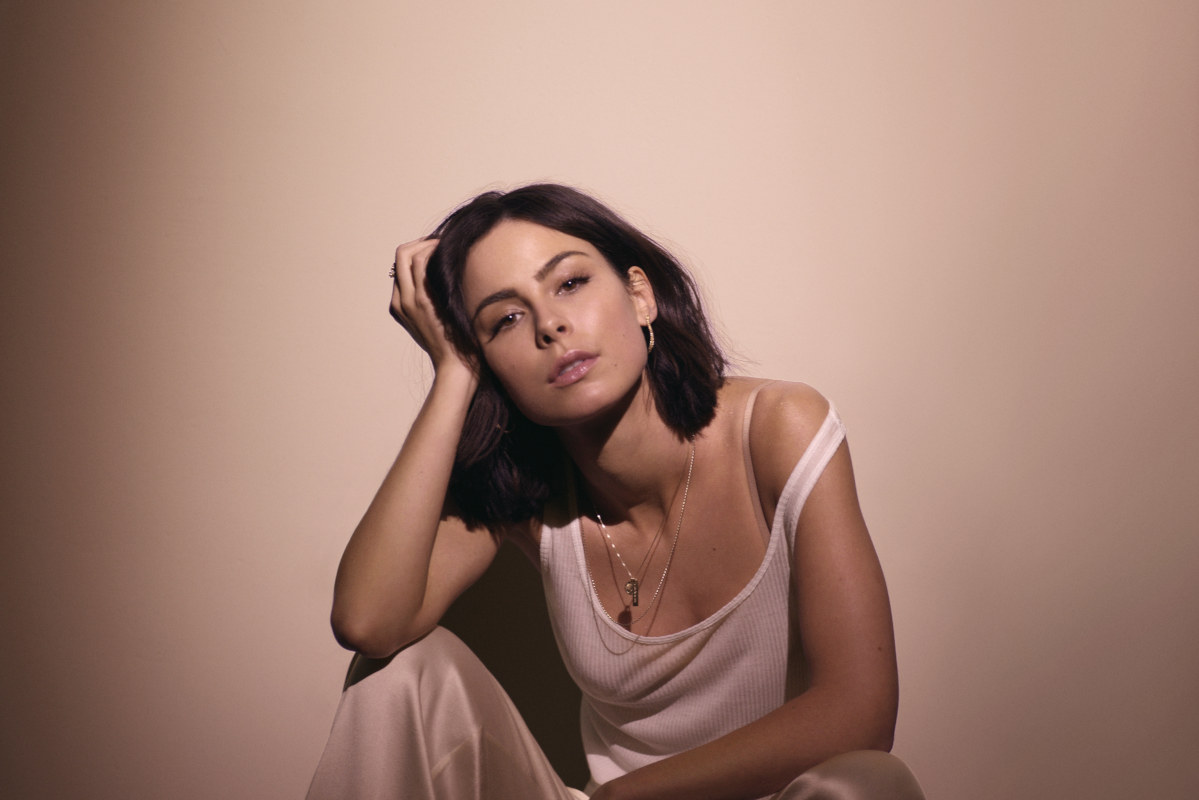
#> input picture Sesi 2/model.jpg, 1199 x 800 px
$ python Session2.py
#> lines starting #> are read from the running program, lines starting #| are printed output that depends on the picture
import cv2
import numpy as np
import matplotlib.pyplot as plt

image = cv2.imread('model.jpg')
#> image is the input picture: shape (800, 1199, 3); mean B, G, R 113.1, 125.7, 159.2
igray = cv2.cvtColor(image, cv2.COLOR_BGR2GRAY)
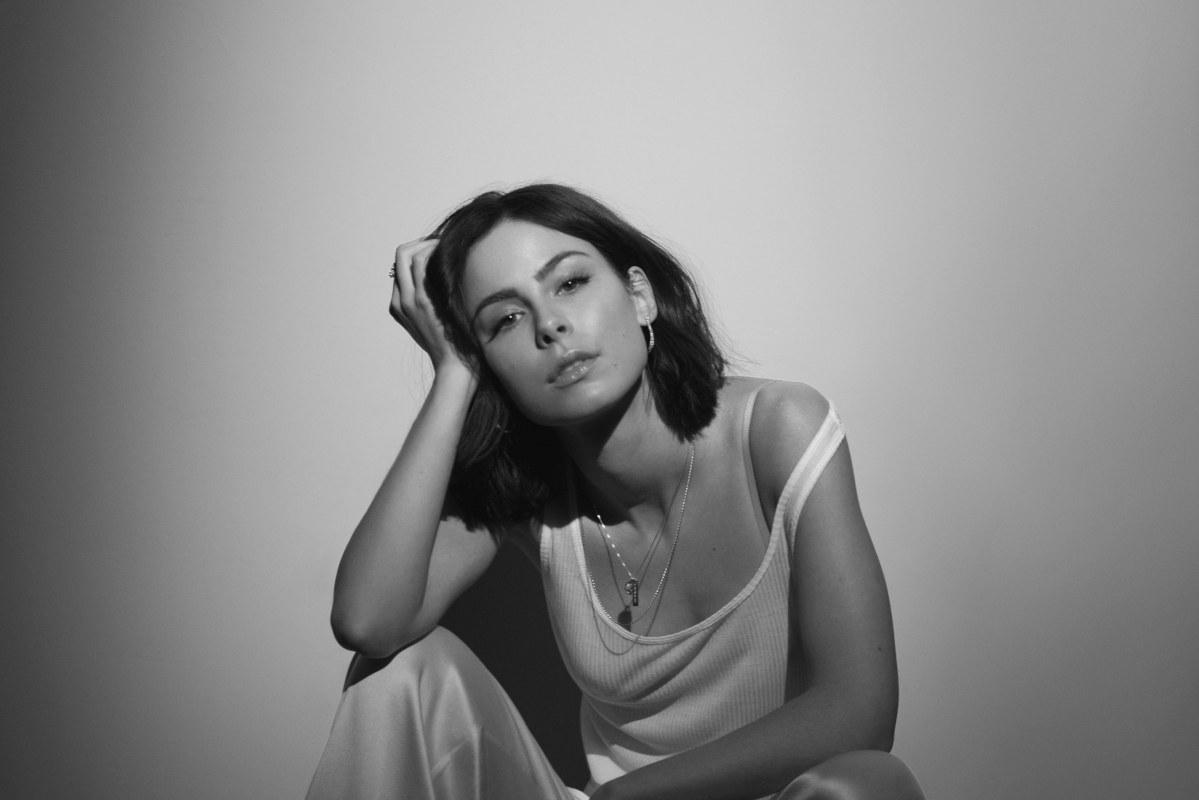
#> igray: shape (800, 1199); min 6, max 248, mean 134.2

# cmap = we wanna show gray
def showResult(label = None, image = None, cmap = None):
#> called with label = 'Model Image in Histogram', cmap = 'gray'
    plt.figure(figsize=(8, 8))
    plt.subplot(1, 2, 1)   # 1 Row, 2 Columns
    plt.hist(image.flat, bins=256, range=(0, 256))
    # Show the histogram from the image, image flat turn the pixel into dimension, bins is used for the division of 255-color-depth, range
    plt.title(label)
    plt.xlabel('Intensity Value')
    plt.ylabel('Intensity Quantity')
    plt.subplot(1, 2, 2)
    plt.imshow(image, cmap=cmap)
    plt.axis('off')
    plt.show()
#> figure, not shown here; panel 1: tallest bar 14618 high, from x = 205 to 206

normal_image = igray.copy()
showResult('Model Image in Histogram', normal_image, 'gray')

nequ_hist = cv2.equalizeHist(igray)
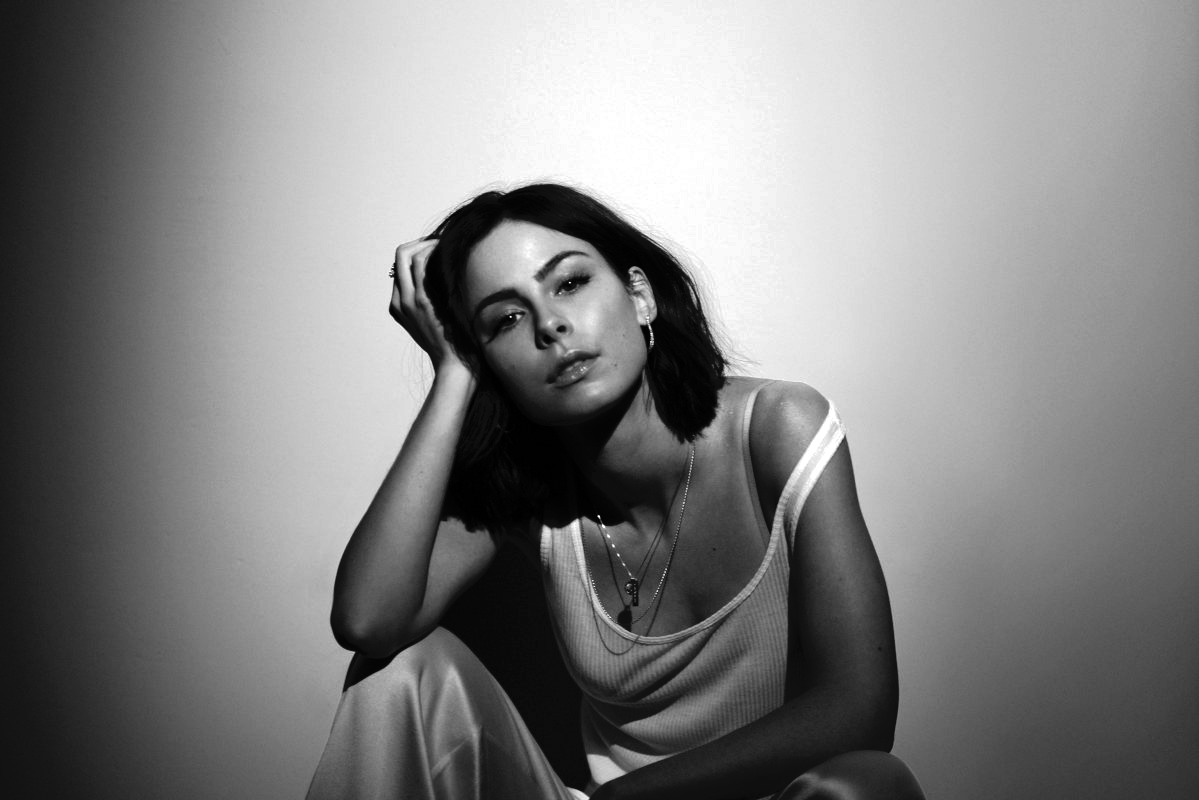
#> nequ_hist: shape (800, 1199); min 0, max 255, mean 128.3
showResult('nequ', nequ_hist, 'gray')

clahe = cv2.createCLAHE(clipLimit=2.0, tileGridSize=(8,8))
cequ_hist = clahe.apply(igray)
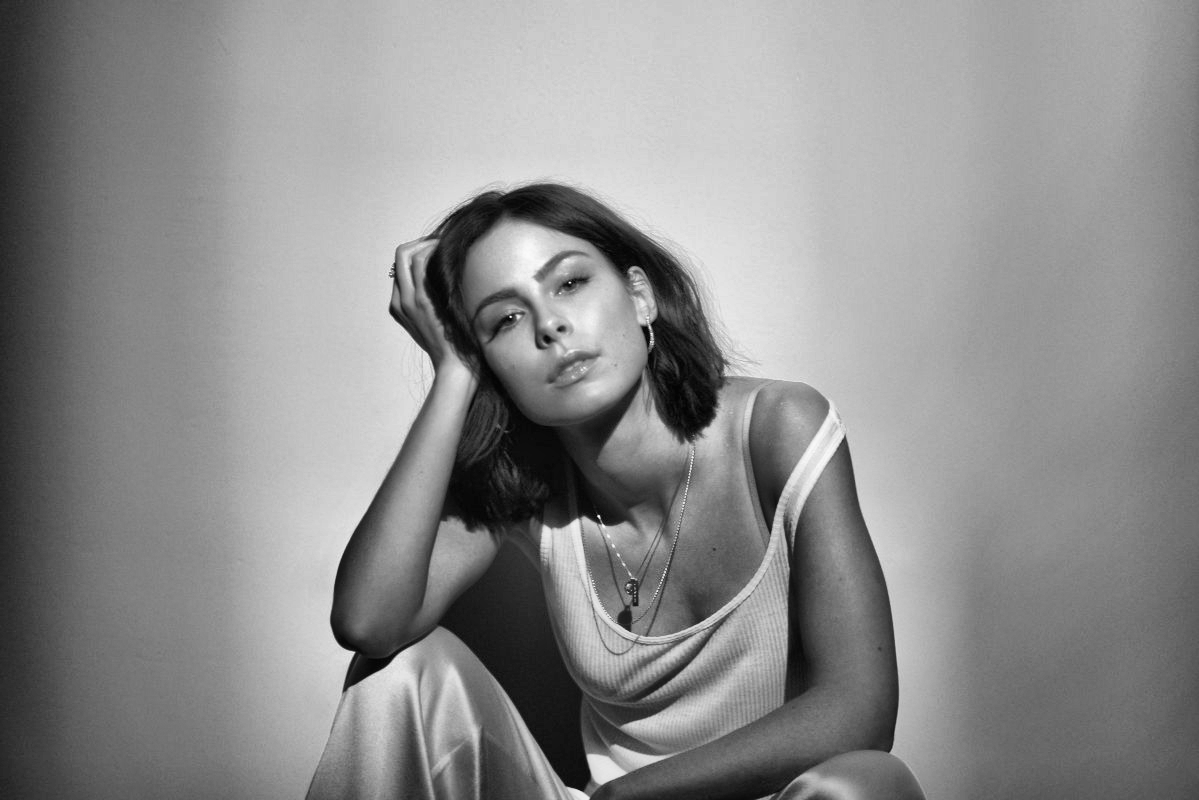
#> cequ_hist: shape (800, 1199); min 2, max 252, mean 140.3
showResult('cequ', cequ_hist, 'gray')
#> call 3 of showResult, with label = 'cequ', cmap = 'gray'
#> in showResult (call 3), `plt.show()`:
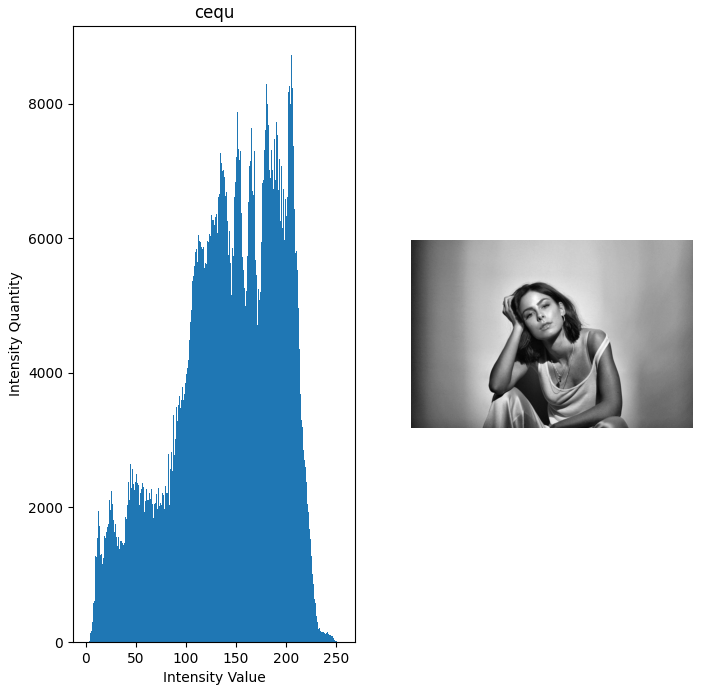
#> figure drawn by matplotlib, 2 panels; panel 1: tallest bar 8718 high, from x = 205 to 206

hist_labels = ['Normal', 'Nequ', 'Cequ']
hist_images = [normal_image, nequ_hist, cequ_hist]

plt.figure(figsize=(12, 12))
for i, (label, image) in enumerate(zip(hist_labels, hist_images)):
    plt.subplot(3, 1, i+1)   # 1 Row, 2 Columns
    plt.hist(image.flat, bins=256, range=(0, 256))
    # Show the histogram from the image, image flat turn the pixel into dimension, bins is used for the division of 255-color-depth, range
    plt.title(label)
    plt.xlabel('Intensity Value')
    plt.ylabel('Intensity Quantity')
#> this loop made 3 passes
#> label on passes 1 to 3: 'Normal', 'Nequ', 'Cequ'

plt.show()
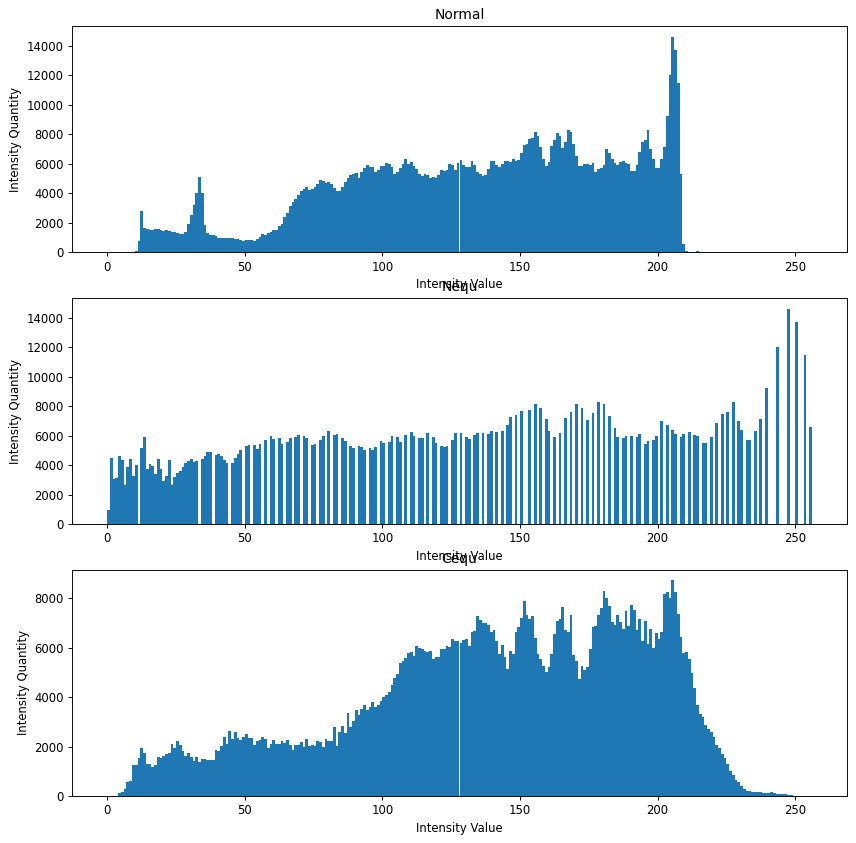
#> figure drawn by matplotlib, 3 panels; panel 1: tallest bar 14618 high, from x = 205 to 206; panel 2: tallest bar 14618 high, from x = 247 to 248; panel 3: tallest bar 8718 high, from x = 205 to 206

plt.figure(figsize=(12, 12))
for i, (label, image) in enumerate(zip(hist_labels, hist_images)):
    plt.subplot(1, 3, i+1)
    plt.imshow(image, cmap='gray')
    plt.title(label)
    plt.axis('off')

plt.show()
